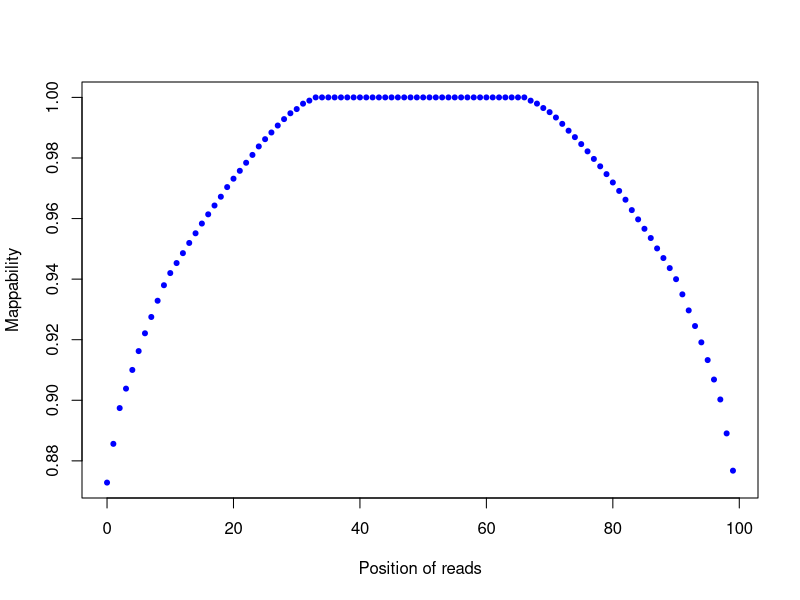

Recreate this plot in R.
png("/sonas-hs/bsr/hpc/data/yjin/test_BAMqc/exp/test1/figs/smp1.clipping_profile.png",width=500,height=500,units="px")
read_pos=c(0,1,2,3,4,5,6,7,8,9,10,11,12,13,14,15,16,17,18,19,20,21,22,23,24,25,26,27,28,29,30,31,32,33,34,35,36,37,38,39,40,41,42,43,44,45,46,47,48,49,50,51,52,53,54,55,56,57,58,59,60,61,62,63,64,65,66,67,68,69,70,71,72,73,74,75,76,77,78,79,80,81,82,83,84,85,86,87,88,89,90,91,92,93,94,95,96,97,98,99)
count=c(10080,9066,8130,7621,7132,6639,6173,5746,5321,4915,4597,4335,4076,3809,3556,3301,3060,2829,2599,2347,2127,1921,1710,1505,1283,1093,918,736,568,415,305,164,84,0,0,0,0,0,0,0,0,0,0,0,0,0,0,0,0,0,0,0,0,0,0,0,0,0,0,0,0,0,0,0,0,0,0,85,162,278,386,526,692,871,1040,1222,1412,1610,1804,2008,2226,2447,2677,2949,3192,3438,3680,3952,4204,4467,4757,5154,5574,5983,6410,6874,7383,7905,8793,9768)
plot(read_pos,1-(count/79258),pch=20,xlab="Position of reads",ylab="Mappability",col="blue")
dev.state=dev.off()
